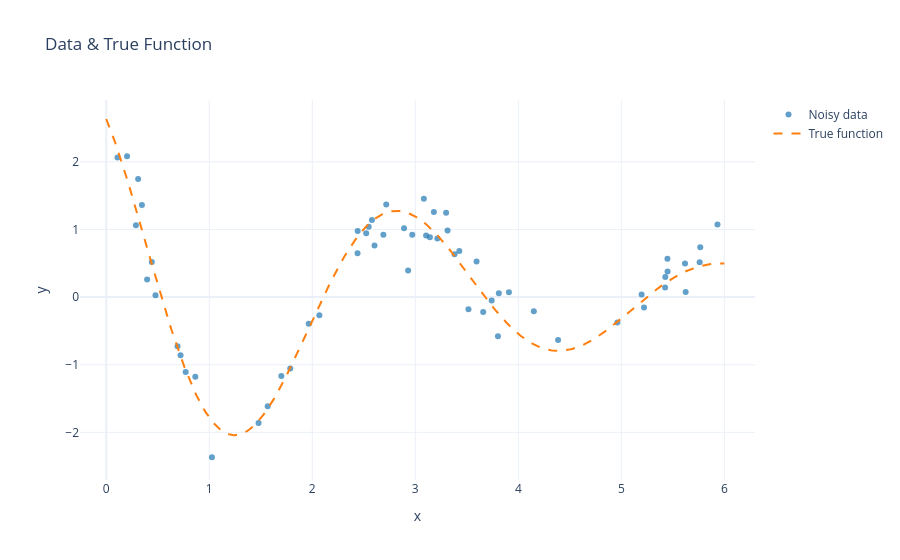

Notebook cell for this chart:
### Code cell
x_grid = np.linspace(*X_RANGE, 500)
fig = go.Figure()
fig.add_trace(go.Scatter(x=x_data, y=y_data, mode="markers",
                         marker=dict(color=COLORS[0], size=6, opacity=0.7),
                         name="Noisy data"))
fig.add_trace(go.Scatter(x=x_grid, y=model(x_grid, TRUE_THETA), mode="lines",
                         line=dict(color=COLORS[1], width=2, dash="dash"),
                         name="True function"))
fig.update_layout(title="Data & True Function",
                  xaxis_title="x", yaxis_title="y")
fig.show()

### Figure 1 — Plotly figure (JSON) as saved in the notebook; plotly's stock layout.template omitted (floating-point values rounded to 4 significant figures; data arrays with more than 128 entries replaced by an {"elided": "..."} marker saying what was removed)
{"data": [{"marker": {"color": "#1f77b4", "opacity": 0.7, "size": 6}, "mode": "markers", "name": "Noisy data", "type": "scatter", "x": [0.1093, 0.2019, 0.2883, 0.3095, 0.3465, 0.3969, 0.4421, 0.4782, 0.692, 0.7212, 0.7711, 0.8644, 1.026, 1.478, 1.567, 1.7, 1.786, 1.965, 2.069, 2.439, 2.441, 2.523, 2.548, 2.579, 2.604, 2.69, 2.718, 2.891, 2.93, 2.971, 3.083, 3.105, 3.142, 3.18, 3.214, 3.299, 3.313, 3.381, 3.427, 3.516, 3.595, 3.659, 3.741, 3.802, 3.811, 3.909, 4.151, 4.386, 4.962, 5.197, 5.22, 5.425, 5.426, 5.447, 5.448, 5.618, 5.624, 5.76, 5.766, 5.933], "y": [2.064, 2.08, 1.061, 1.745, 1.36, 0.2607, 0.5197, 0.02548, -0.7271, -0.8617, -1.108, -1.176, -2.368, -1.861, -1.614, -1.168, -1.054, -0.3934, -0.2693, 0.6495, 0.9764, 0.9436, 1.041, 1.14, 0.7621, 0.9227, 1.37, 1.019, 0.3939, 0.9225, 1.455, 0.9114, 0.8848, 1.258, 0.8646, 1.248, 0.9835, 0.633, 0.6821, -0.1804, 0.5242, -0.2217, -0.04892, -0.5782, 0.05563, 0.06988, -0.2101, -0.6334, -0.3742, 0.03938, -0.1537, 0.1404, 0.2977, 0.5675, 0.3793, 0.4962, 0.07555, 0.5144, 0.7356, 1.074]}, {"line": {"color": "#ff7f0e", "dash": "dash", "width": 2}, "mode": "lines", "name": "True function", "type": "scatter", "x": {"elided": "500 float values"}, "y": {"elided": "500 float values"}}], "layout": {"title": {"text": "Data & True Function"}, "xaxis": {"title": {"text": "x"}}, "yaxis": {"title": {"text": "y"}}}}
